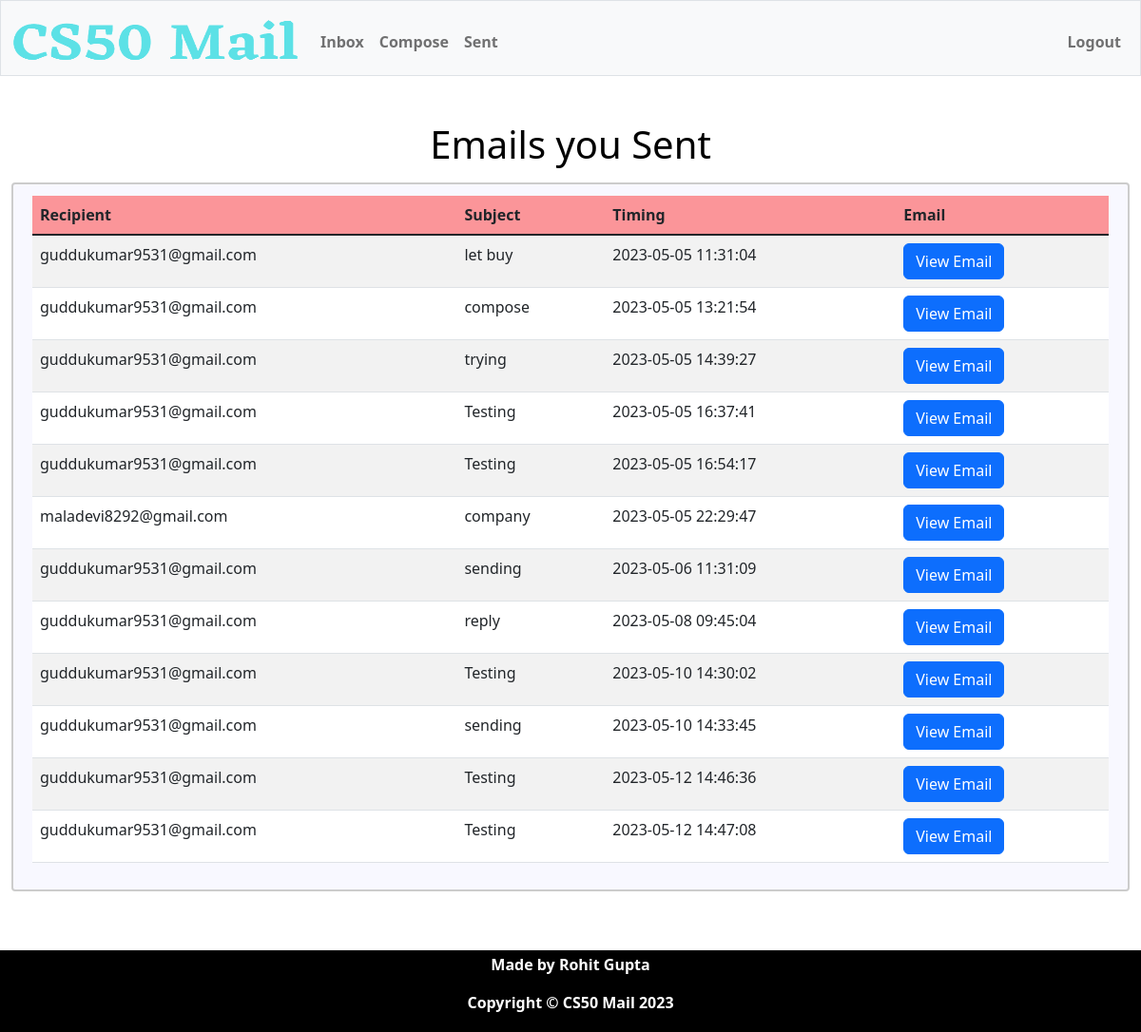
/sent (signed in), run on the app's committed database.
### tables this page shows
CREATE TABLE 'emails' ('id' INTEGER PRIMARY KEY AUTOINCREMENT NOT NULL, 'sender' TEXT, 'recipient' TEXT, 'subject' TEXT, 'body' TEXT,'timestamp' DATETIME DEFAULT CURRENT_TIMESTAMP);

### app.py (the view)
@app.route("/sent")
@login_required
def sent():
    userId = session["user_id"]
    emailDB = db.execute("SELECT email_id FROM users WHERE id = ?", userId)
    email_id = emailDB[0]["email_id"]
    emails = db.execute("SELECT * FROM emails WHERE sender = ?", email_id)
    return render_template("sent.html",emails=emails)

### app.py (called while the page is built)
@app.after_request
def after_request(response):
    response.headers["Cache-Control"] = "no-cache, no-store, must-revalidate"
    response.headers["Expires"] = 0
    response.headers["Pragma"] = "no-cache"
    return response

### helpers.py (called while the page is built)
def login_required(f):
    @wraps(f)
    def decorated_function(*args, **kwargs):
        if session.get("user_id") is None:
            return redirect("/login")
        return f(*args, **kwargs)
    return decorated_function

### templates/sent.html (shortened to what this page needs)
{% extends "layout.html" %}
{% block main %}
<h1 class="sent">Emails you Sent</h1>
  <div class="forms">
    <table class="table table-striped table-hover">
       <thead>
         <tr>
           <th style="background-color:rgba(255, 0, 0, 0.4);" scope="col">Recipient</th>
           <th style="background-color:rgba(255, 0, 0, 0.4);" scope="col">Subject</th>
           <th style="background-color:rgba(255, 0, 0, 0.4);" scope="col">Timing</th>
           <th style="background-color:rgba(255, 0, 0, 0.4);" scope="col">Email</th>
         </tr>
       </thead>
       <tbody>
           {% for email in emails %}
           <tr>
              <td>{{ email["recipient"] }}</td>
              <td>{{ email["subject"] }}</td>
              <td>{{ email["timestamp"] }}</td>
              <td>  <form action="email" method="post">
                <input type="submit" class="btn btn-primary" value="View Email">
              </form></td>
           {% endfor %}
       </tbody>
   </table>
  </div>
{% endblock %}

### static/styles.css (style rules this page uses)
.sent { background-color: white; color: black; }
.forms { width: 100%; padding: 12px 20px; margin: 8px 0; display: inline-block; border: 2px solid #ccc; border-radius: 4px; box-sizing: border-box; text-align: left; background-color: ghostwhite; }

### data on the page
emails: recipient "guddukumar9531@gmail.com", subject "let buy", timestamp "2023-05-05 11:31:04"
emails: recipient "guddukumar9531@gmail.com", subject "compose", timestamp "2023-05-05 13:21:54"
emails: recipient "guddukumar9531@gmail.com", subject "trying", timestamp "2023-05-05 14:39:27"
emails: recipient "guddukumar9531@gmail.com", subject "Testing", timestamp "2023-05-05 16:37:41"
emails: recipient "guddukumar9531@gmail.com", subject "Testing", timestamp "2023-05-05 16:54:17"
emails: recipient "maladevi8292@gmail.com", subject "company", timestamp "2023-05-05 22:29:47"
emails: recipient "guddukumar9531@gmail.com", subject "sending", timestamp "2023-05-06 11:31:09"
emails: recipient "guddukumar9531@gmail.com", subject "reply", timestamp "2023-05-08 09:45:04"
emails: recipient "guddukumar9531@gmail.com", subject "Testing", timestamp "2023-05-10 14:30:02"
emails: recipient "guddukumar9531@gmail.com", subject "sending", timestamp "2023-05-10 14:33:45"
emails: recipient "guddukumar9531@gmail.com", subject "Testing", timestamp "2023-05-12 14:46:36"
emails: recipient "guddukumar9531@gmail.com", subject "Testing", timestamp "2023-05-12 14:47:08"
